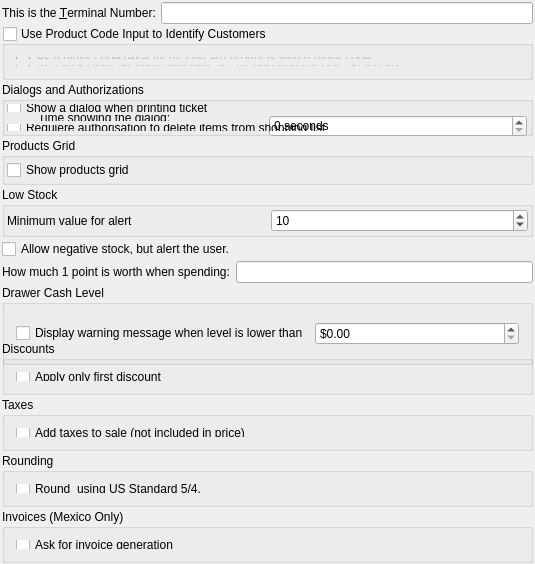
<?xml version="1.0" encoding="UTF-8"?>
<ui version="4.0">
 <class>prefs_base</class>
 <widget class="QWidget" name="prefs_base">
  <property name="geometry">
   <rect>
    <x>0</x>
    <y>0</y>
    <width>535</width>
    <height>564</height>
   </rect>
  </property>
  <property name="minimumSize">
   <size>
    <width>0</width>
    <height>525</height>
   </size>
  </property>
  <layout class="QVBoxLayout" name="verticalLayout_2">
   <property name="spacing">
    <number>2</number>
   </property>
   <property name="margin">
    <number>2</number>
   </property>
   <item>
    <layout class="QHBoxLayout">
     <item>
      <widget class="QLabel" name="label_3">
       <property name="text">
        <string>This is the &amp;Terminal Number:</string>
       </property>
       <property name="buddy">
        <cstring>kcfg_editTerminalNumber</cstring>
       </property>
      </widget>
     </item>
     <item>
      <widget class="QLineEdit" name="kcfg_editTerminalNumber">
       <property name="inputMask">
        <string>0000; </string>
       </property>
      </widget>
     </item>
    </layout>
   </item>
   <item>
    <widget class="QGroupBox" name="kcfg_groupUserIdAsCode">
     <property name="sizePolicy">
      <sizepolicy hsizetype="Preferred" vsizetype="Minimum">
       <horstretch>0</horstretch>
       <verstretch>0</verstretch>
      </sizepolicy>
     </property>
     <property name="toolTip">
      <string>Use this to enter Customer IDs at the product code input box. This can improve usability (speed up customer selection) in an environment with many customers.

This would make some products (if any, depending on the mode selected) to be bypassed in favor of customer IDs.</string>
     </property>
     <property name="title">
      <string>Use Product Code Input to Identify Customers</string>
     </property>
     <property name="checkable">
      <bool>true</bool>
     </property>
     <property name="checked">
      <bool>false</bool>
     </property>
     <layout class="QVBoxLayout" name="verticalLayout_5">
      <item>
       <widget class="QRadioButton" name="kcfg_rb6Digits">
        <property name="toolTip">
         <string>Use 6 digits to identify customers. Any product with 6 digits (UPC-E) will be discarded and only clients will be searched.</string>
        </property>
        <property name="text">
         <string>As 6 digits code (exactly 6). Discard products with 6 digits code.</string>
        </property>
       </widget>
      </item>
      <item>
       <widget class="QRadioButton" name="kcfg_rb12DigitsCustom">
        <property name="toolTip">
         <string>&lt;!DOCTYPE HTML PUBLIC &quot;-//W3C//DTD HTML 4.0//EN&quot; &quot;http://www.w3.org/TR/REC-html40/strict.dtd&quot;&gt;
&lt;html&gt;&lt;head&gt;&lt;meta name=&quot;qrichtext&quot; content=&quot;1&quot; /&gt;&lt;style type=&quot;text/css&quot;&gt;
p, li { white-space: pre-wrap; }
&lt;/style&gt;&lt;/head&gt;&lt;body style=&quot; font-family:'Ubuntu'; font-size:11pt; font-weight:400; font-style:normal;&quot;&gt;
&lt;p style=&quot; margin-top:0px; margin-bottom:0px; margin-left:0px; margin-right:0px; -qt-block-indent:0; text-indent:0px;&quot;&gt;Any barcode starting with &amp;quot;4&amp;quot; will be interpreted as a customer id and will not search for a product. For more information about this standard, see &lt;a href=&quot;http://en.wikipedia.org/wiki/Universal_Product_Code#Prefixes&quot;&gt;&lt;span style=&quot; text-decoration: underline; color:#0000ff;&quot;&gt;http://en.wikipedia.org/wiki/Universal_Product_Code#Prefixes&lt;/span&gt;&lt;/a&gt;&lt;/p&gt;&lt;/body&gt;&lt;/html&gt;</string>
        </property>
        <property name="text">
         <string>As 12/13 Digits Starting with digit &quot;4&quot;. As described in UPC Standard.</string>
        </property>
       </widget>
      </item>
     </layout>
    </widget>
   </item>
   <item>
    <widget class="QGroupBox" name="groupBoxOb">
     <property name="sizePolicy">
      <sizepolicy hsizetype="Preferred" vsizetype="Maximum">
       <horstretch>0</horstretch>
       <verstretch>0</verstretch>
      </sizepolicy>
     </property>
     <property name="minimumSize">
      <size>
       <width>0</width>
       <height>0</height>
      </size>
     </property>
     <property name="title">
      <string>Dialogs and Authorizations</string>
     </property>
     <layout class="QVBoxLayout" name="verticalLayout_3">
      <property name="spacing">
       <number>2</number>
      </property>
      <property name="margin">
       <number>2</number>
      </property>
      <item>
       <widget class="QCheckBox" name="kcfg_showDialogOnPrinting">
        <property name="text">
         <string>Show a dialog when printing ticket</string>
        </property>
       </widget>
      </item>
      <item>
       <layout class="QHBoxLayout" name="horizontalLayout_2">
        <property name="spacing">
         <number>3</number>
        </property>
        <property name="sizeConstraint">
         <enum>QLayout::SetMinimumSize</enum>
        </property>
        <property name="margin">
         <number>1</number>
        </property>
        <item>
         <widget class="QLabel" name="label_5">
          <property name="text">
           <string>Time showing the dialog:</string>
          </property>
          <property name="indent">
           <number>30</number>
          </property>
         </widget>
        </item>
        <item>
         <widget class="QSpinBox" name="kcfg_ticketTime">
          <property name="minimumSize">
           <size>
            <width>0</width>
            <height>22</height>
           </size>
          </property>
          <property name="suffix">
           <string> seconds</string>
          </property>
         </widget>
        </item>
       </layout>
      </item>
      <item>
       <widget class="QCheckBox" name="kcfg_requiereDelAuth">
        <property name="text">
         <string>Requiere authorisation to delete items from shopping list</string>
        </property>
       </widget>
      </item>
     </layout>
    </widget>
   </item>
   <item>
    <widget class="QGroupBox" name="groupMatrix">
     <property name="sizePolicy">
      <sizepolicy hsizetype="Preferred" vsizetype="Minimum">
       <horstretch>0</horstretch>
       <verstretch>0</verstretch>
      </sizepolicy>
     </property>
     <property name="title">
      <string>Products Grid</string>
     </property>
     <layout class="QVBoxLayout">
      <property name="spacing">
       <number>2</number>
      </property>
      <property name="margin">
       <number>2</number>
      </property>
      <item>
       <widget class="QCheckBox" name="kcfg_showGrid">
        <property name="text">
         <string>Show products grid</string>
        </property>
       </widget>
      </item>
     </layout>
    </widget>
   </item>
   <item>
    <widget class="QGroupBox" name="groupBox_2">
     <property name="sizePolicy">
      <sizepolicy hsizetype="Preferred" vsizetype="Minimum">
       <horstretch>0</horstretch>
       <verstretch>0</verstretch>
      </sizepolicy>
     </property>
     <property name="title">
      <string>Low Stock</string>
     </property>
     <layout class="QVBoxLayout" name="verticalLayout">
      <property name="spacing">
       <number>2</number>
      </property>
      <property name="margin">
       <number>2</number>
      </property>
      <item>
       <layout class="QHBoxLayout" name="horizontalLayout">
        <item>
         <widget class="QLabel" name="label_4">
          <property name="text">
           <string>Minimum value for alert</string>
          </property>
         </widget>
        </item>
        <item>
         <widget class="QSpinBox" name="kcfg_stockAlertValue">
          <property name="minimum">
           <number>1</number>
          </property>
          <property name="maximum">
           <number>9999</number>
          </property>
          <property name="value">
           <number>10</number>
          </property>
         </widget>
        </item>
       </layout>
      </item>
     </layout>
    </widget>
   </item>
   <item>
    <widget class="QCheckBox" name="kcfg_allowNegativeStock">
     <property name="text">
      <string>Allow negative stock, but alert the user.</string>
     </property>
    </widget>
   </item>

   <item>
    <layout class="QHBoxLayout">
     <item>
      <widget class="QLabel" name="label_1">
       <property name="text">
        <string>How much 1 point is worth when spending:</string>
       </property>
       <property name="buddy">
        <cstring>kcfg_pointSpendRatio</cstring>
       </property>
      </widget>
     </item>
     <item>
      <widget class="QLineEdit" name="kcfg_pointSpendRatio">
      </widget>
     </item>
    </layout>
   </item>


   <item>
    <widget class="QGroupBox" name="groupBox_3">
     <property name="sizePolicy">
      <sizepolicy hsizetype="Preferred" vsizetype="Minimum">
       <horstretch>0</horstretch>
       <verstretch>0</verstretch>
      </sizepolicy>
     </property>
     <property name="minimumSize">
      <size>
       <width>0</width>
       <height>80</height>
      </size>
     </property>
     <property name="title">
      <string>Drawer Cash Level</string>
     </property>
     <layout class="QHBoxLayout" name="horizontalLayout_3">
      <item>
       <widget class="QCheckBox" name="kcfg_displayWarningOnLowCash">
        <property name="text">
         <string>Display warning message when level is lower than</string>
        </property>
       </widget>
      </item>
      <item>
       <widget class="QDoubleSpinBox" name="kcfg_cashMinLevel">
        <property name="prefix">
         <string>$</string>
        </property>
        <property name="maximum">
         <double>999999.989999999990687</double>
        </property>
       </widget>
      </item>
     </layout>
    </widget>
   </item>
   <item>
    <widget class="QGroupBox" name="groupDiscount">
     <property name="sizePolicy">
      <sizepolicy hsizetype="Preferred" vsizetype="Minimum">
       <horstretch>0</horstretch>
       <verstretch>0</verstretch>
      </sizepolicy>
     </property>
     <property name="title">
      <string>Discounts</string>
     </property>
     <layout class="QVBoxLayout" name="verticalLayout_4">
      <item>
       <widget class="QCheckBox" name="kcfg_firstDiscountOnly">
        <property name="text">
         <string>Apply only first discount</string>
        </property>
       </widget>
      </item>
     </layout>
    </widget>
   </item>
   <item>
    <widget class="QGroupBox" name="groupTax">
     <property name="sizePolicy">
      <sizepolicy hsizetype="Preferred" vsizetype="Minimum">
       <horstretch>0</horstretch>
       <verstretch>0</verstretch>
      </sizepolicy>
     </property>
     <property name="title">
      <string>Taxes</string>
     </property>
     <layout class="QVBoxLayout" name="verticalLayout_4">
      <item>
       <widget class="QCheckBox" name="kcfg_addTax">
        <property name="text">
         <string>Add taxes to sale (not included in price)</string>
        </property>
       </widget>
      </item>
     </layout>
    </widget>
   </item>
   <item>
    <widget class="QGroupBox" name="groupRounding">
     <property name="title">
      <string>Rounding</string>
     </property>
     <layout class="QVBoxLayout" name="verticalLayout_6">
      <item>
       <widget class="QCheckBox" name="kcfg_roundToUSStandard">
        <property name="toolTip">
         <string>0.001-0.004 round down to 0.00 and 0.005 - 0.009 round up to 0.01</string>
        </property>
        <property name="text">
         <string>Round  using US Standard 5/4.</string>
        </property>
       </widget>
      </item>
     </layout>
    </widget>
   </item>
   <item>
    <widget class="QGroupBox" name="groupInvoice">
     <property name="title">
      <string>Invoices (Mexico Only)</string>
     </property>
     <layout class="QVBoxLayout" name="verticalLayout_7">
      <item>
       <widget class="QCheckBox" name="kcfg_askForInvoice">
        <property name="text">
         <string>Ask for invoice generation</string>
        </property>
       </widget>
      </item>
     </layout>
    </widget>
   </item>
  </layout>
 </widget>
 <layoutdefault spacing="6" margin="11"/>
 <pixmapfunction>qPixmapFromMimeSource</pixmapfunction>
 <includes>
  <include location="local">kcolorbutton.h</include>
 </includes>
 <resources/>
 <connections/>
</ui>
